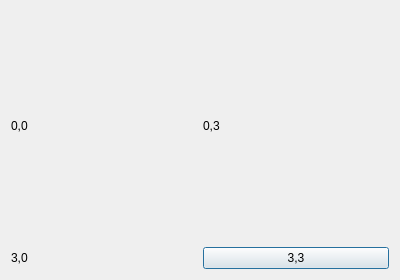
<?xml version="1.0" encoding="UTF-8"?>
<ui version="4.0"><class>Dialog</class><widget class="QDialog" name="Dialog"><property name="geometry"><rect><x>0</x><y>0</y><width>400</width><height>280</height></rect></property><property name="windowTitle"><string>#025 grid/110_sparse_empty</string></property><layout class="QGridLayout" name="gridLayout"><property name="leftMargin"><number>11</number></property><property name="topMargin"><number>11</number></property><property name="rightMargin"><number>11</number></property><property name="bottomMargin"><number>11</number></property><property name="spacing"><number>6</number></property><item row="0" column="0"><widget class="QLabel" name="l1"><property name="text"><string>0,0</string></property></widget></item><item row="0" column="3"><widget class="QLabel" name="l2"><property name="text"><string>0,3</string></property></widget></item><item row="3" column="0"><widget class="QLabel" name="l3"><property name="text"><string>3,0</string></property></widget></item><item row="3" column="3"><widget class="QPushButton" name="b1"><property name="text"><string>3,3</string></property></widget></item></layout></widget></ui>
